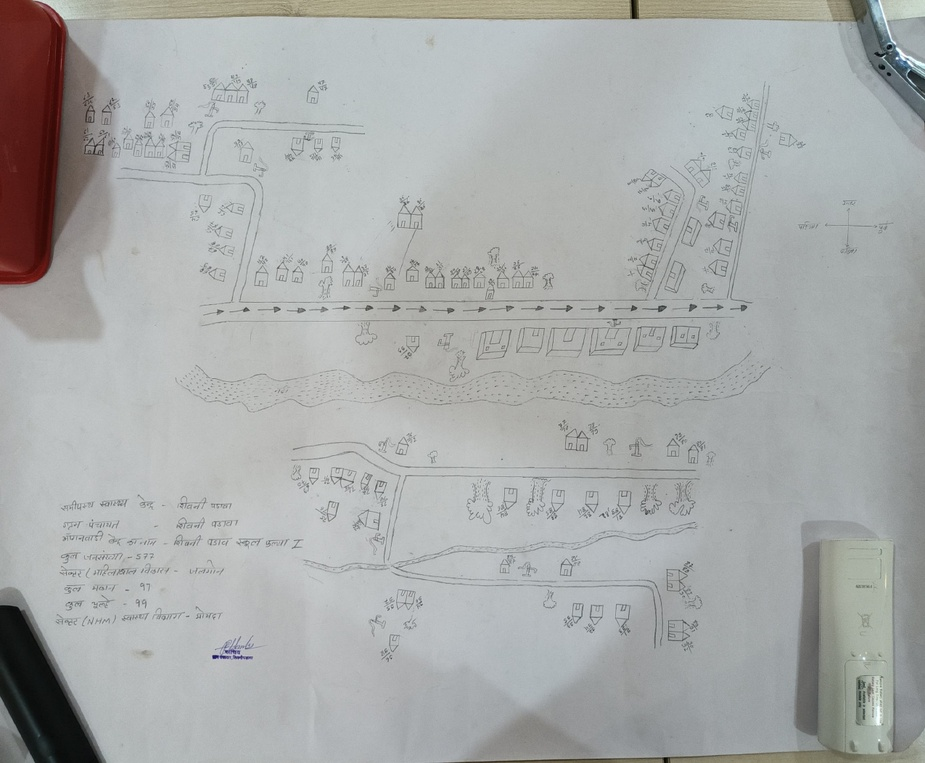
#> input picture public/map3.jpeg, 925 x 763 px, shrunk from 1275 x 1051 before the run, found by its file name
$ python enhance_map3.py
#> lines starting #> are read from the running program, lines starting #| are printed output that depends on the picture
import cv2
import numpy as np
import sys

def enhance_image(image_path, output_path):
    img = cv2.imread(image_path)
#> img is the input picture: shape (763, 925, 3); mean B, G, R 169.6, 170.4, 168.2
    if img is None:
        print(f"Error: Could not load image at {image_path}")
        sys.exit(1)

    # 1. Convert to LAB color space to enhance brightness/contrast without affecting colors
    lab = cv2.cvtColor(img, cv2.COLOR_BGR2LAB)
#> lab: shape (763, 925, 3); mean of channels 0, 1, 2 177, 127.4, 128.2
    l_channel, a, b = cv2.split(lab)
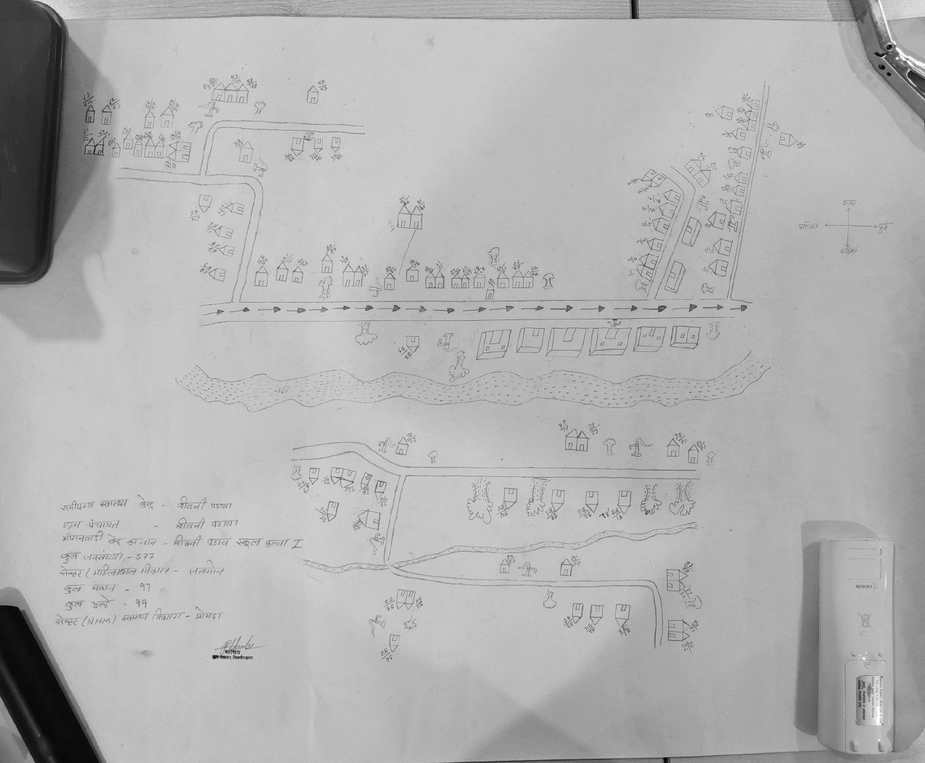
#> l_channel: shape (763, 925); min 1, max 255, mean 177
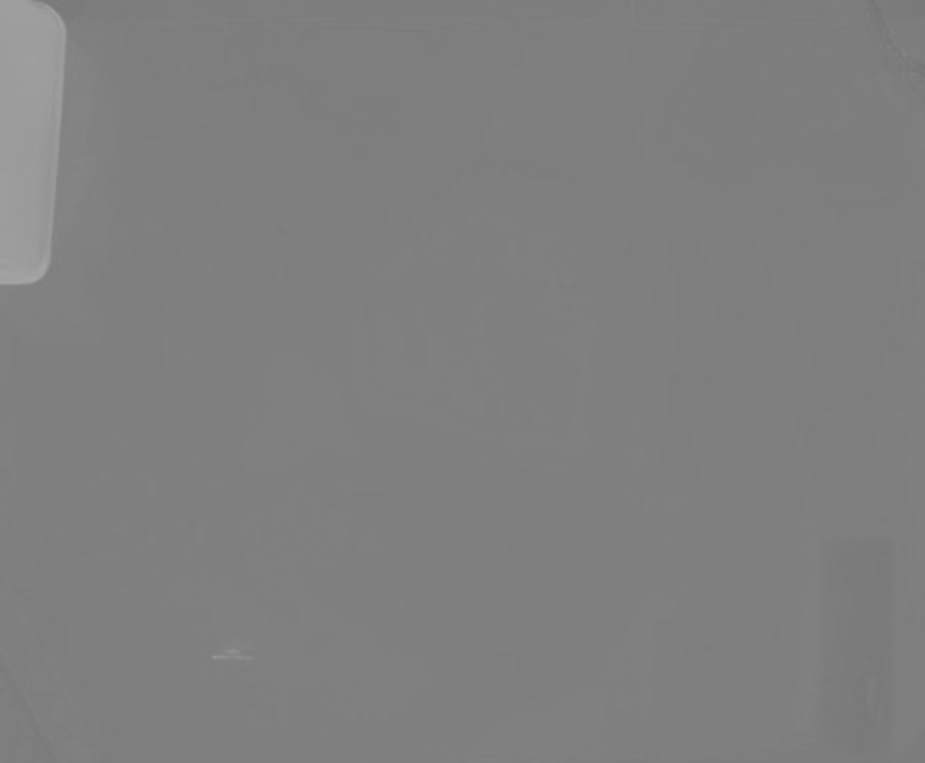
#> a: shape (763, 925); min 116, max 166, mean 127.4

    # Apply CLAHE (Contrast Limited Adaptive Histogram Equalization) to L-channel
    clahe = cv2.createCLAHE(clipLimit=2.5, tileGridSize=(8,8))
    cl = clahe.apply(l_channel)
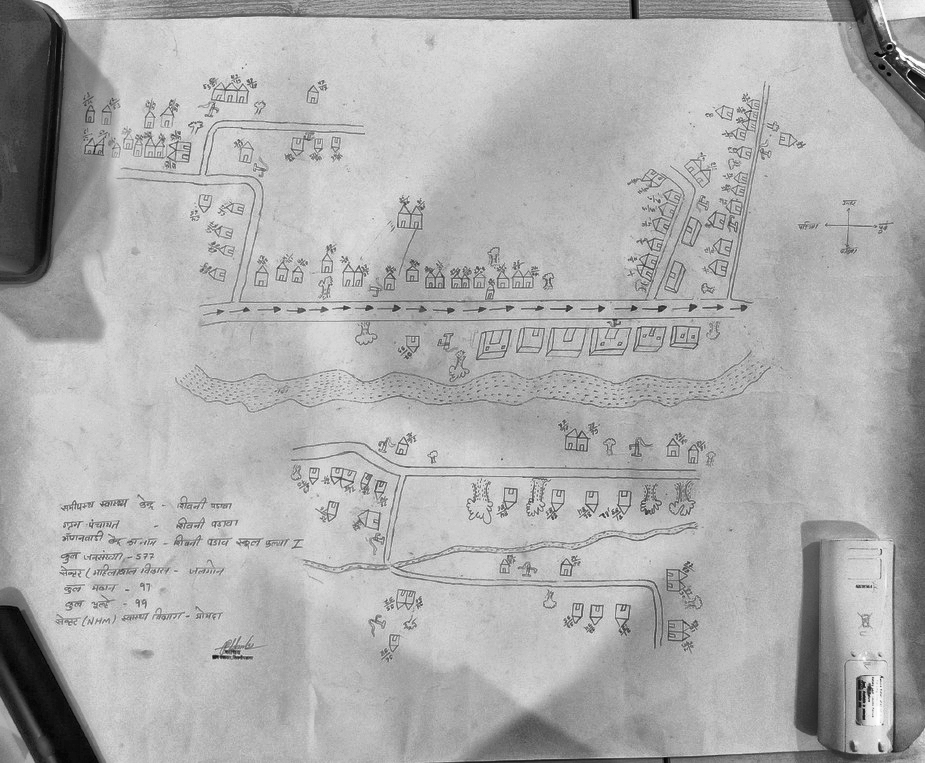
#> cl: shape (763, 925); min 1, max 255, mean 173.2

    # Merge back and convert to BGR
    limg = cv2.merge((cl,a,b))
#> limg: shape (763, 925, 3); mean of channels 0, 1, 2 173.2, 127.4, 128.2
    enhanced_img = cv2.cvtColor(limg, cv2.COLOR_LAB2BGR)
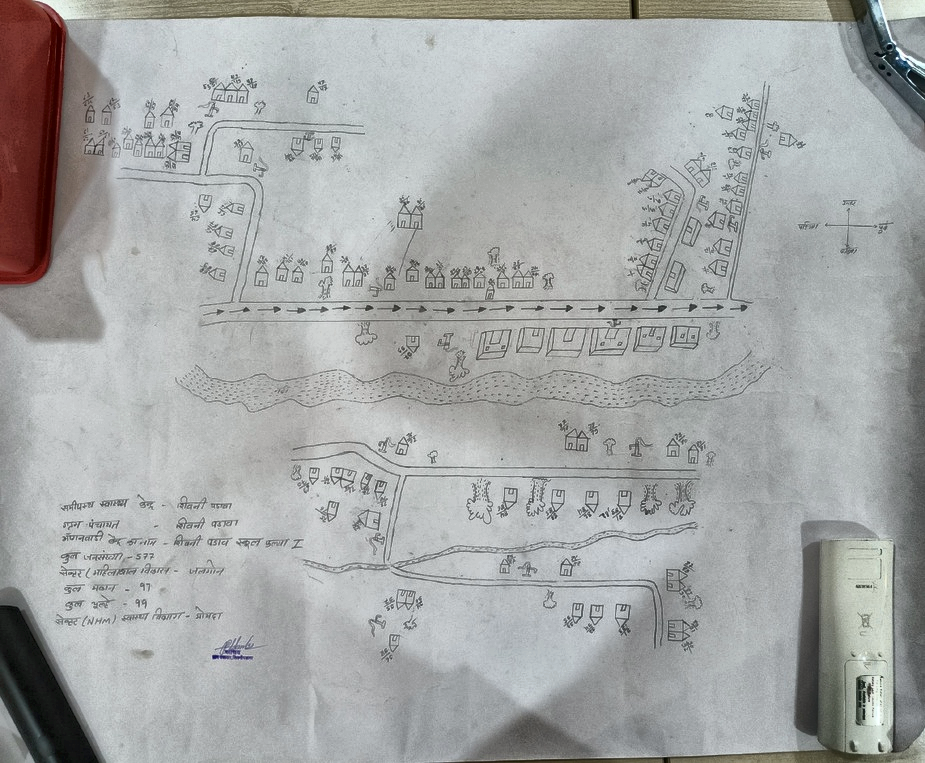
#> enhanced_img: shape (763, 925, 3); mean B, G, R 166.2, 166.8, 164.8

    # 2. Sharpening filter to make text edges crisper
    kernel = np.array([[-1,-1,-1], [-1,9,-1], [-1,-1,-1]])
    sharp = cv2.filter2D(enhanced_img, -1, kernel)
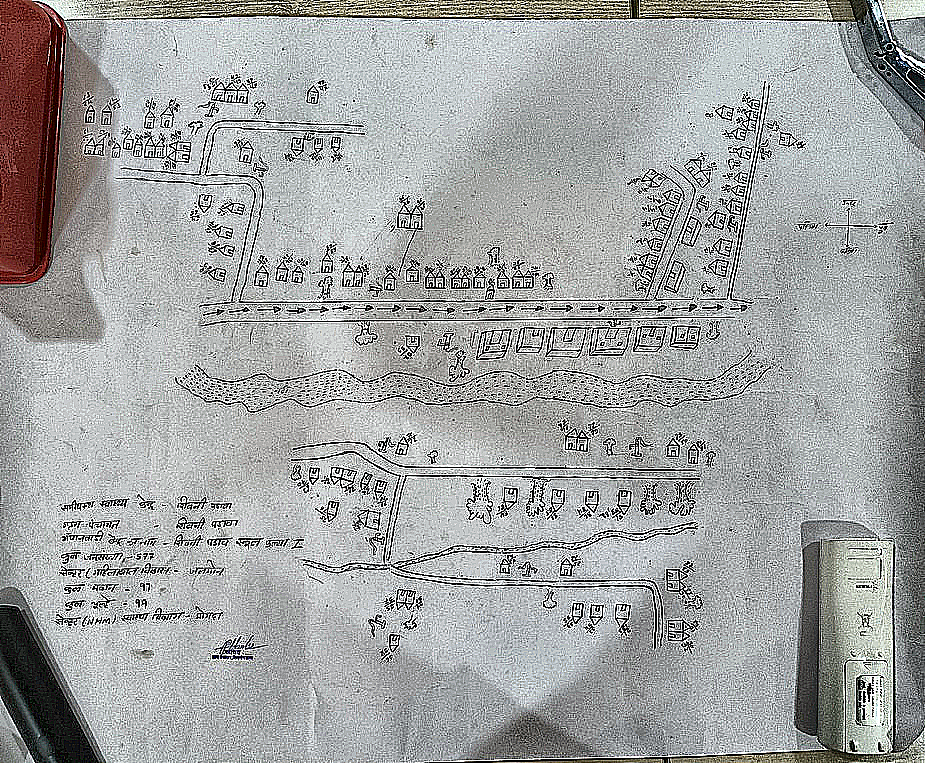
#> sharp: shape (763, 925, 3); mean B, G, R 163.5, 163.9, 162.2

    # 3. Blend the sharpened image with the CLAHE image to avoid too much noise
    final = cv2.addWeighted(enhanced_img, 0.4, sharp, 0.6, 0)

    # Write output
    success = cv2.imwrite(output_path, final)
    if success:
        print(f"Successfully saved enhanced map to {output_path}")
    else:
        print("Failed to save enhanced image.")

if __name__ == "__main__":
    enhance_image(r"c:\Users\amany\Desktop\Map-digitzer\public\map3.jpeg", r"c:\Users\amany\Desktop\Map-digitzer\public\map3_enhanced.jpeg")

$ run again, with public/map2.jpeg copied over public/map3.jpeg
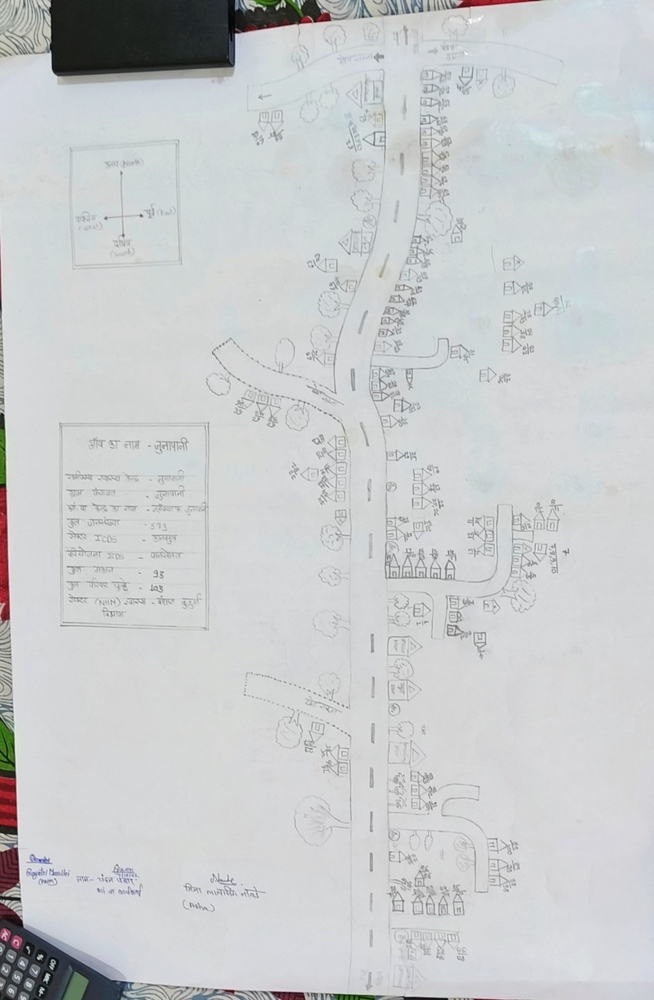
#> input picture public/map2.jpeg, 654 x 1000 px, shrunk from 1047 x 1600 before the run, found by its file name
#> in enhance_image, img is the input picture: shape (1000, 654, 3); mean B, G, R 204.7, 203.3, 200.9
#> lab: shape (1000, 654, 3); mean of channels 0, 1, 2 207.7, 127.4, 127
#> in enhance_image, `l_channel, a, b = cv2.split(lab)`:
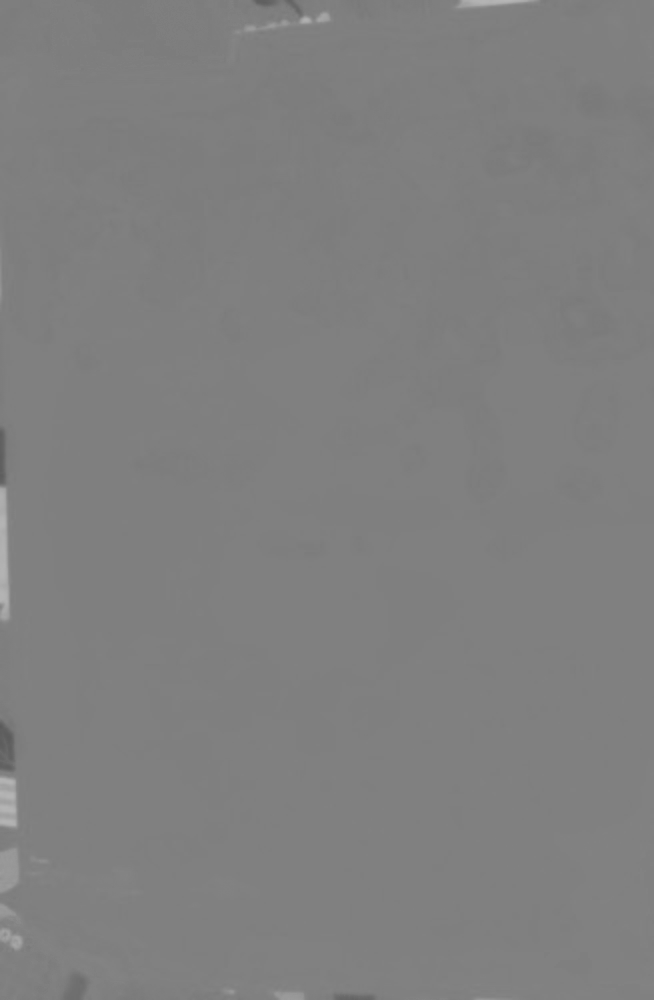
#> a: shape (1000, 654); min 90, max 182, mean 127.4
#> limg: shape (1000, 654, 3); mean of channels 0, 1, 2 202, 127.4, 127
#> in enhance_image, `final = cv2.addWeighted(enhanced_img, 0.4, sharp, 0.6, 0)`:
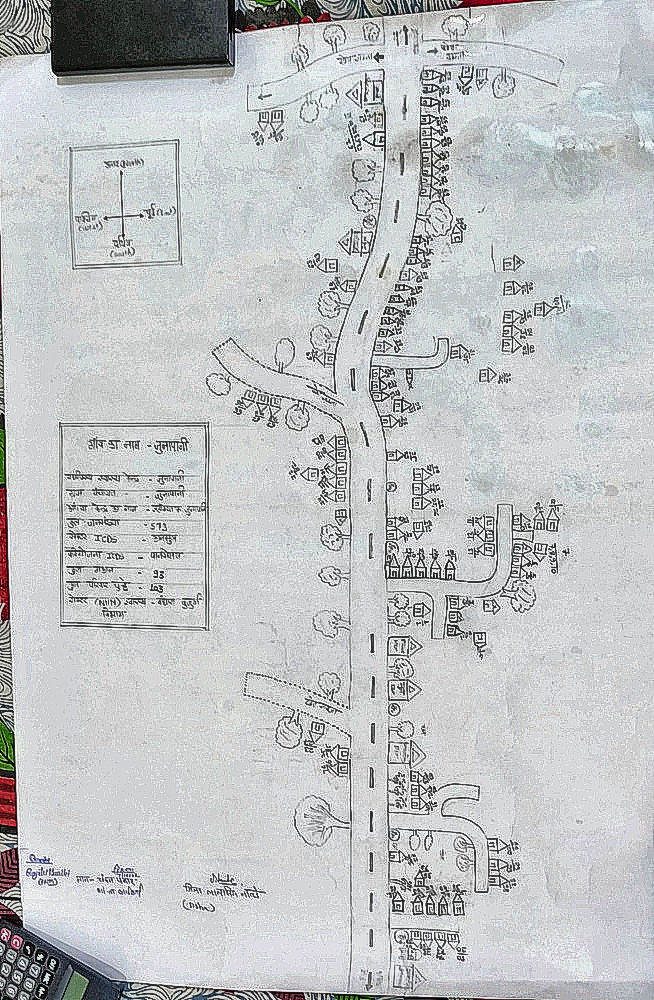
#> final: shape (1000, 654, 3); mean B, G, R 195.9, 194.6, 192.2
